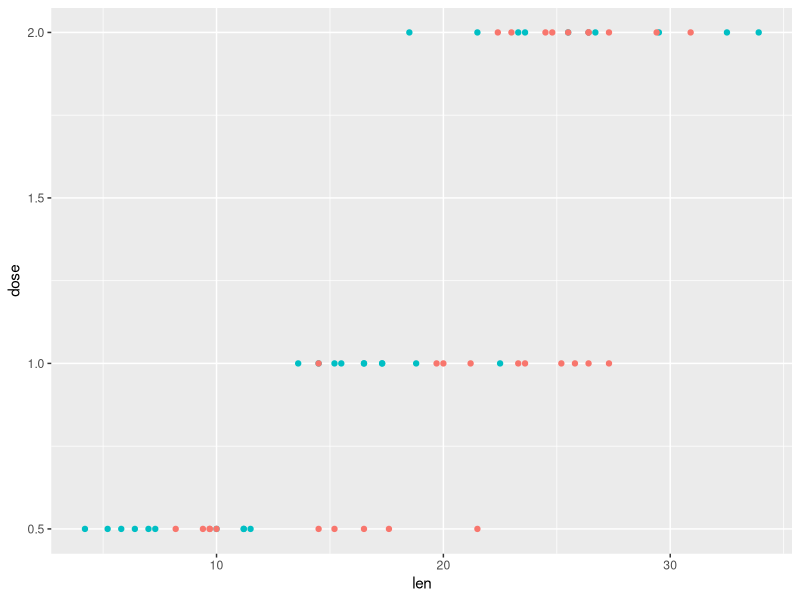
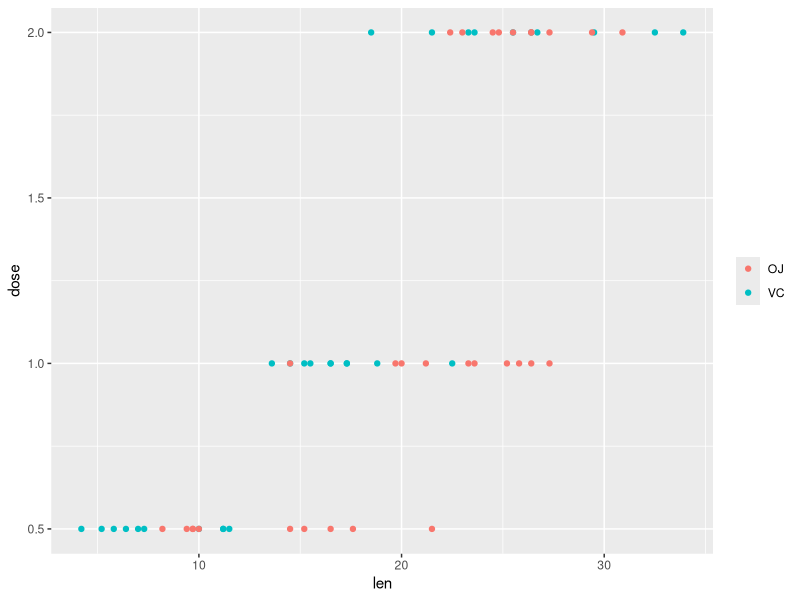
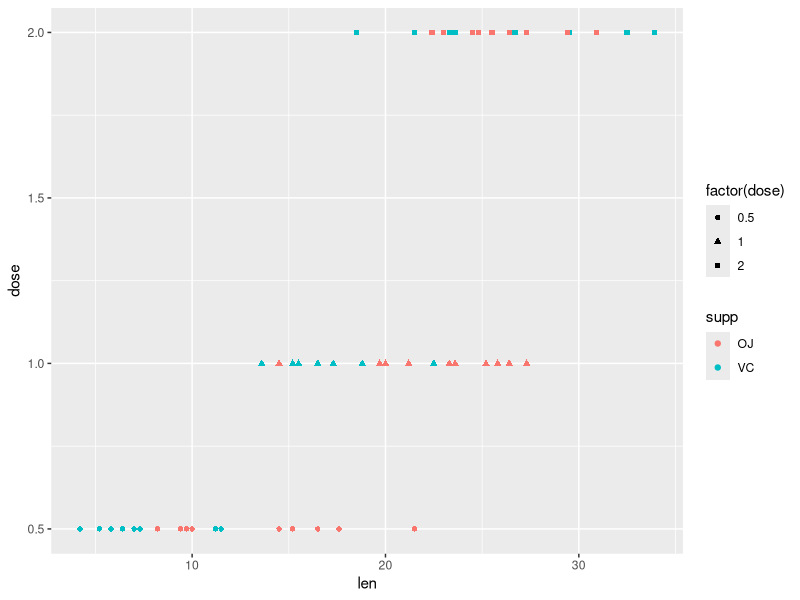
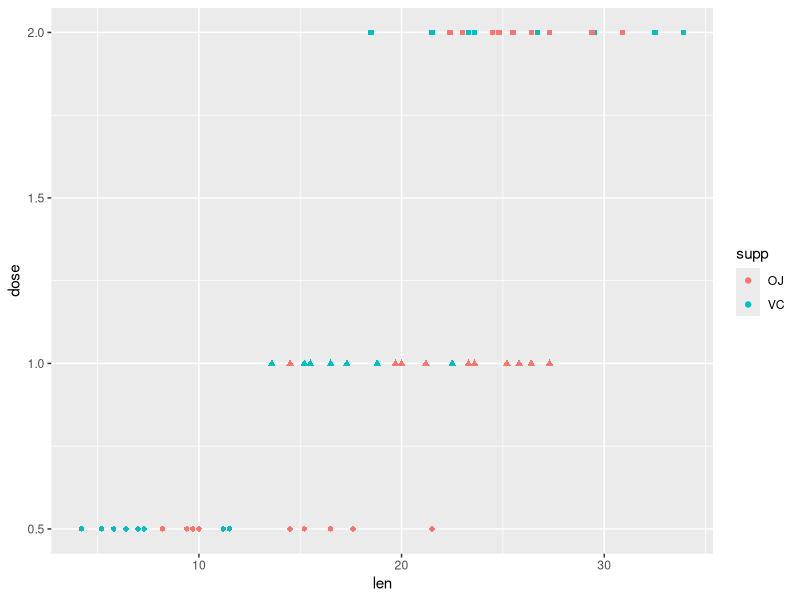

These figures' R source, in order:
## ---- chunk 1
library(ggplot2)
## ---- chunk 2
library(tidyverse)
vars_to_drop <- c('Wind', 'Temp')
airquality <- airquality %>% 
  select(-one_of(vars_to_drop))

## ---- chunk 3
ggplot(ToothGrowth, aes(x=len, y=dose, colour=supp)) + geom_point() + 
  theme(legend.position = 'none')
## ---- chunk 4
ggplot(ToothGrowth, aes(x=len, y=dose, colour=supp)) + geom_point() + 
  theme(legend.title = element_blank())
## ---- chunk 5
ggplot(ToothGrowth, aes(x=len, y=dose, colour=supp, shape=factor(dose))) + geom_point() 
## ---- chunk 6
ggplot(ToothGrowth, aes(x=len, y=dose, colour=supp, shape=factor(dose))) + geom_point() + scale_shape(guide=FALSE)
